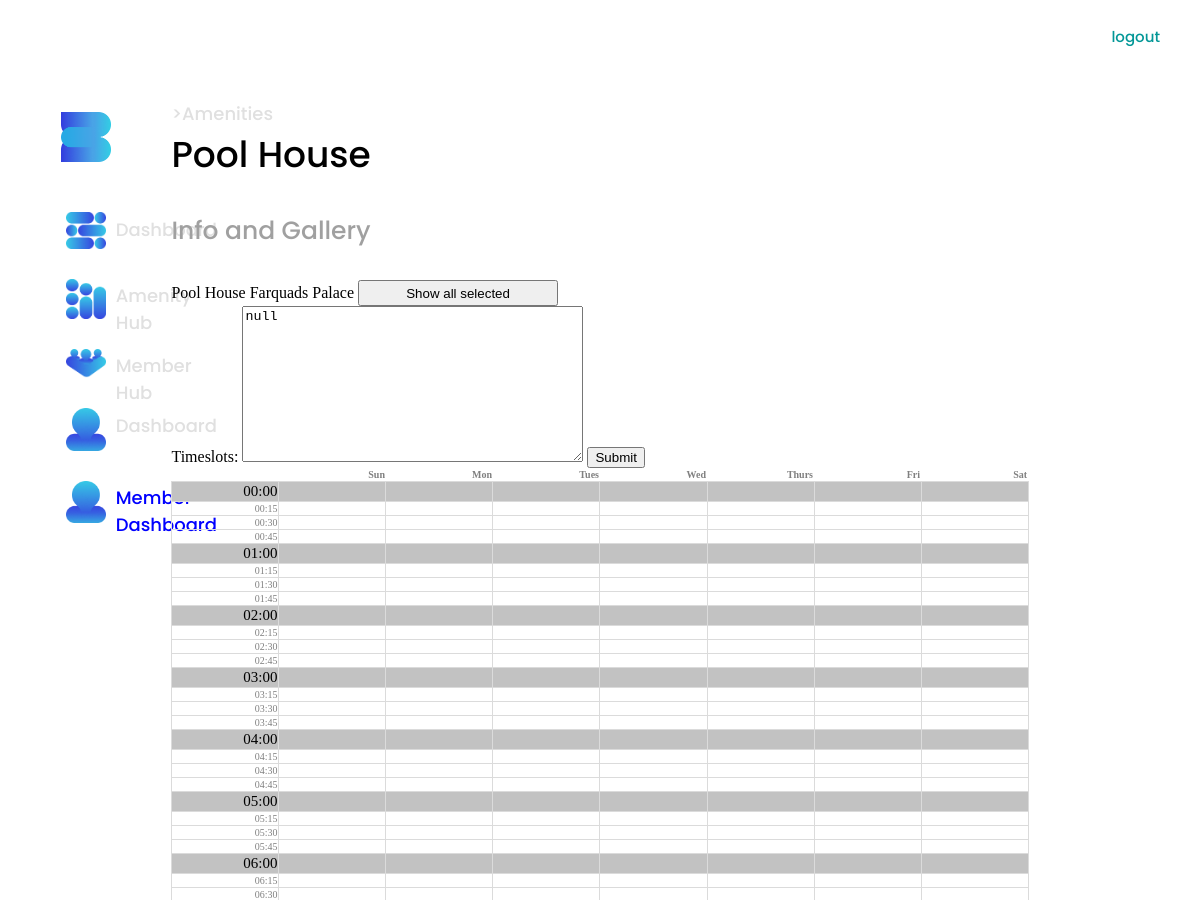
The app's page /manage/amenities/1/ (upper part), older data.
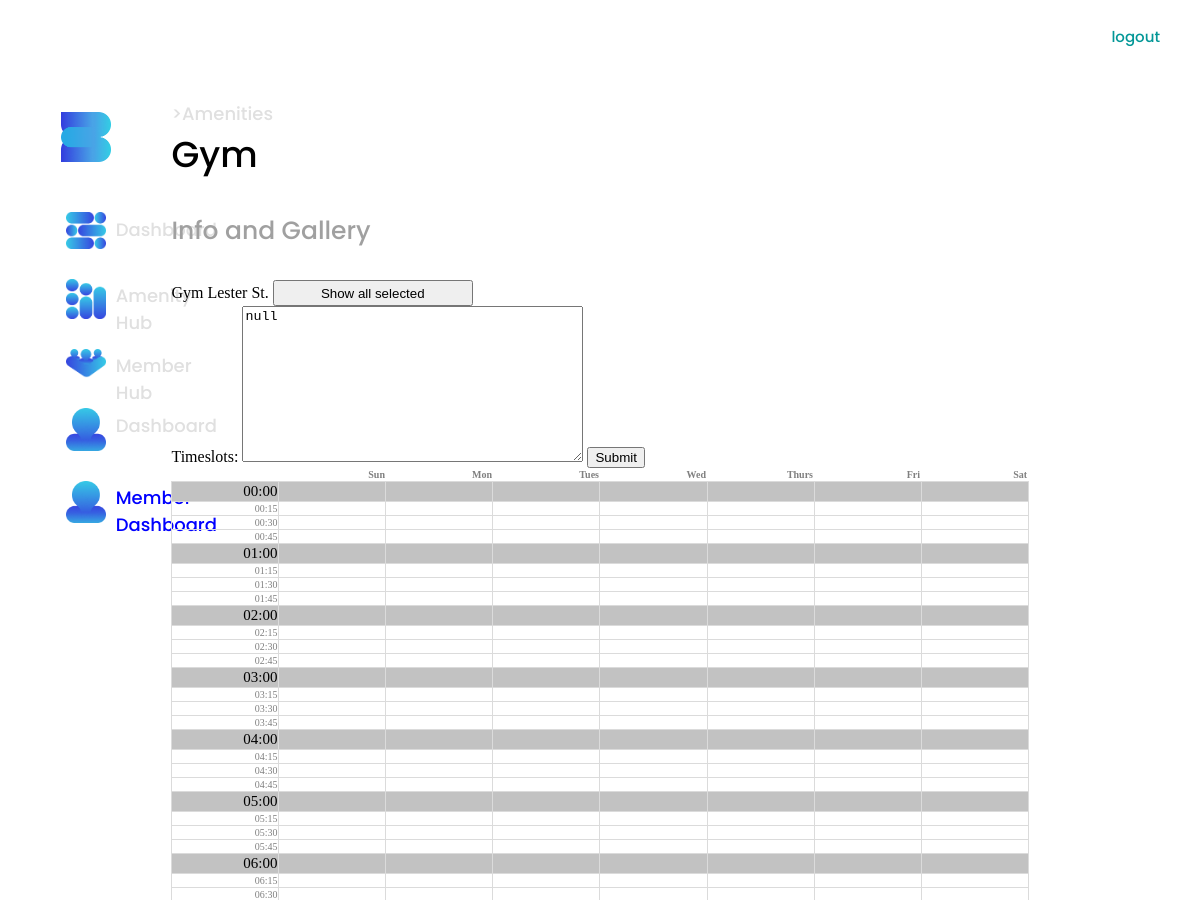
The same page, newer data.
### mgmt/models.py (models this page shows, shortened)
class Amenity(models.Model):
    name = models.CharField(max_length=200, blank=False)
    place = models.ForeignKey(
        "mgmt.Place", blank=False, on_delete=models.CASCADE)
    subtitle = models.CharField(max_length=200, blank=True)
    description = models.CharField(max_length=200, blank=True)
    date_created = models.DateTimeField(auto_now_add=True)
    timeslots = models.JSONField(blank=True, null=True)
    class Meta:
        ordering = ('date_created',)

class Place(models.Model):
    name = models.CharField(max_length=200, blank=False)
    email = models.CharField(max_length=200, blank=False)
    address = models.ForeignKey(
        "mgmt.Address", null=True, blank=True, on_delete=models.DO_NOTHING)
    capacity = models.IntegerField(null=True, blank=True)
    description = models.TextField(max_length=500, blank=True)
    phone_number = PhoneNumberField(null=True, blank=True, unique=False)
    date_created = models.DateTimeField(auto_now_add=True)
    class Meta:
        ordering = ('date_created',)
    def __str__(self):
        return "{}".format(self.name)

### mgmt/views.py (the view, shortened to what this page needs)
# urls.py: path('amenities/<str:pk>/', views.amenityobject_view, name="amenity"),
def amenityobject_view(request, pk):
    amenity = Amenity.objects.get(pk=pk)
    page_title = amenity.name
    page_subtitle = "Amenities"
    timeslotForm = TimeslotForm(instance=amenity)
    context = {
        'page_title': page_title,
        'page_subtitle': page_subtitle,
        'amenity': amenity,
        'timeslotForm': timeslotForm,
        'jsonTimeslots':amenity.timeslots,
    }
    template_name = 'pages/manager/amenityobject.html'
    return render(request, template_name, context)

### mgmt/forms.py
class TimeslotForm(forms.ModelForm):
    class Meta:
        model = models.Amenity
        fields = ["timeslots", ]

### templates/pages/manager/amenityobject.html (shortened to what this page needs)
{% extends 'base.html' %}
{% load static %}
{% block headers %}
<link rel="stylesheet" type="text/css" href="{% static 'css/timeslots.css' %}">
{% endblock headers %}
{% block pageheader %}
<div class="header3">>{{page_subtitle}}</div>
<div class="header1">{{page_title}}</div>
{% endblock pageheader %}
{% block grid %}
<div class="header2">Info and Gallery </div>
<span>{{amenity.name}}</span>
<span>{{amenity.place}}</span>
<button type="button" id="showresults" value="Spremi" style="height: 26px; margin-top:20px; width: 200px;">Show all selected</button>
<form action="" method="POST">
    {{timeslotForm}}
    <button>Submit</button>
</form>
<table id="table">
</table>
{% endblock grid %}

Row changes from the older to the newer data that the page shows:
changed Amenity "null": name "Pool House" → "Gym"; place "Farquads Palace" → "Lester St."
